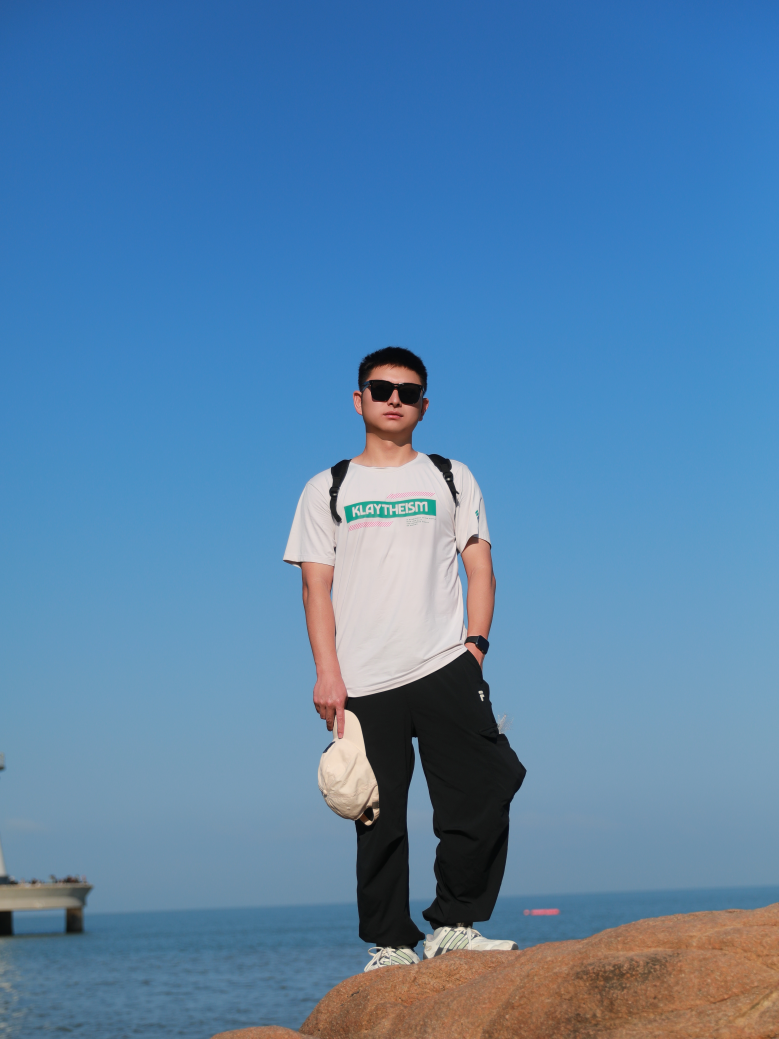
#> input picture photography/photos/YAOL8372_260215_185214.jpg, 3895 x 5194 px (shown at 1/5 size); its folder holds 3 pictures in this run; the run also reads 1 picture not shown here
$ python generate_photos.py
#> lines starting #> are read from the running program, lines starting #| are printed output that depends on the picture
"""
摄影作品索引脚本：从 EXIF 提取拍摄时间与地点，将照片重命名为「地点_时间」，并生成 photos.json。
依赖：pip install Pillow geopy
"""
import os
import re
import json
from datetime import datetime
from PIL import Image, ImageOps
from PIL.ExifTags import TAGS

# 配置
PHOTOS_DIR = 'photography/photos'
THUMBNAILS_DIR = 'photography/thumbnails'
OUTPUT_JSON = 'photography/photos.json'
EXTENSIONS = ('.jpg', '.jpeg', '.png', '.webp', '.gif')
# 缩略图最大宽度
THUMB_WIDTH = 800
# 文件名非法字符（Windows/通用）
INVALID_CHARS = r'[\\/:*?"<>|\s]+'
# 无地点时使用的名称（未提取到地理位置信息时的默认值）
UNKNOWN_PLACE = "中国"
# Nominatim 限速：约 1 次/秒
GEOCODE_DELAY = 1.1


def get_exif(path):
    """读取图片 EXIF，失败返回 None。"""
    try:
        with Image.open(path) as img:
#> img is the input picture: PIL image 3895x5194 RGB; mean R, G, B 86.8, 130.6, 170.5
            exif = img.getexif()
            return exif if exif else None
    except Exception:
        return None


def get_datetime_from_exif(exif):
    """从 EXIF 取拍摄时间，返回 datetime 或 None。"""
    if not exif:
        return None
    # 36867 = DateTimeOriginal, 36868 = DateTimeDigitized, 306 = DateTime
    for tag in (36867, 36868, 306):
        raw = exif.get(tag)
        if not raw:
            continue
        try:
            # 格式通常为 "2026:02:23 18:16:42"
            return datetime.strptime(str(raw).strip(), "%Y:%m:%d %H:%M:%S")
        except ValueError:
            continue
    return None


def dms_to_decimal(dms, ref):
    """将 EXIF 的度分秒元组转为十进制度数。"""
    if not dms or len(dms) != 3:
        return None
    try:
        d = float(dms[0][0]) / float(dms[0][1])
        m = float(dms[1][0]) / float(dms[1][1])
        s = float(dms[2][0]) / float(dms[2][1])
        dec = d + m / 60.0 + s / 3600.0
        if ref in ('S', 'W', 's', 'w') and dec > 0:
            dec = -dec
        return dec
    except (TypeError, ZeroDivisionError, IndexError):
        return None


def get_gps_from_exif(exif):
    """从 EXIF 取 GPS 经纬度，返回 (lat, lon) 或 None。"""
    if not exif:
        return None
    gps_tag = None
    for tag_id, name in TAGS.items():
        if name == "GPSInfo":
            gps_tag = tag_id
            break
    if gps_tag is None:
        return None
    gps_ifd = exif.get_ifd(gps_tag)
    if not gps_ifd:
        return None
    # 1=GPSLatitudeRef, 2=GPSLatitude, 3=GPSLongitudeRef, 4=GPSLongitude
    lat_ref = gps_ifd.get(1, 'N')
    lat_dms = gps_ifd.get(2)
    lon_ref = gps_ifd.get(3, 'E')
    lon_dms = gps_ifd.get(4)
    lat = dms_to_decimal(lat_dms, lat_ref)
    lon = dms_to_decimal(lon_dms, lon_ref)
    if lat is not None and lon is not None:
        return (round(lat, 6), round(lon, 6))
    return None


def reverse_geocode(lat, lon, cache):
    """逆地理编码：经纬度 -> 地点名称，使用缓存与限速。"""
    key = (lat, lon)
    if key in cache:
        return cache[key]
    try:
        from geopy.geocoders import Nominatim
        from geopy.extra.rate_limiter import RateLimiter
        geolocator = Nominatim(user_agent="hujianbest-photo-script")
        rlimiter = RateLimiter(geolocator.reverse, min_delay_seconds=GEOCODE_DELAY)
        location = rlimiter(f"{lat}, {lon}")
        if location and location.raw.get('address'):
            addr = location.raw['address']
            # 优先：城市/区/县/镇，其次国家
            name = (
                addr.get('city') or addr.get('town') or addr.get('village') or
                addr.get('county') or addr.get('state') or addr.get('country') or ""
            )
            if isinstance(name, dict):
                name = name.get('name', str(name))
            name = (name or UNKNOWN_PLACE).strip()
        else:
            name = UNKNOWN_PLACE
        cache[key] = name
        return name
    except Exception:
        cache[key] = UNKNOWN_PLACE
        return UNKNOWN_PLACE


def sanitize_filename(s):
    """去掉文件名非法字符，多个连续空白/下划线合并为一个下划线。"""
    s = re.sub(INVALID_CHARS, '_', s)
    s = re.sub(r'_+', '_', s).strip('_')
    return s or "photo"


def build_new_basename(path, exif, use_geocode, geocode_cache):
    """根据 EXIF 生成新文件名基础部分（无扩展名）：地点_YYMMDD_HHMMSS。"""
    dt = get_datetime_from_exif(exif)
    if dt is None:
        dt = datetime.fromtimestamp(os.path.getmtime(path))
    time_str = dt.strftime("%y%m%d_%H%M%S")
    place = UNKNOWN_PLACE
    gps = get_gps_from_exif(exif)
    if gps and use_geocode:
        place = reverse_geocode(gps[0], gps[1], geocode_cache)
    elif gps:
        place = f"{gps[0]:.4f}N_{gps[1]:.4f}E"
    place = sanitize_filename(place)
    return f"{place}_{time_str}", dt


def create_thumbnail(src_path, thumb_path):
    """生成缩略图。"""
    try:
        with Image.open(src_path) as img:
            # 自动处理 EXIF 旋转方向
            img = ImageOps.exif_transpose(img)
            # 保持比例缩小
            w, h = img.size
            if w > THUMB_WIDTH:
                ratio = THUMB_WIDTH / float(w)
                new_h = int(float(h) * ratio)
                img = img.resize((THUMB_WIDTH, new_h), Image.Resampling.LANCZOS)
            # 转换为 RGB 以支持保存为 JPEG (处理带有 Alpha 通道的图片)
            if img.mode in ("RGBA", "P"):
                img = img.convert("RGB")
            img.save(thumb_path, "JPEG", quality=85)
            return True
    except Exception as e:
        print(f"生成缩略图失败 {src_path}: {e}")
        return False


def main():
    if not os.path.exists(PHOTOS_DIR):
        print(f"错误: 目录 {PHOTOS_DIR} 不存在")
        return

    if not os.path.exists(THUMBNAILS_DIR):
        os.makedirs(THUMBNAILS_DIR)

    use_geocode = True
    try:
        from geopy.geocoders import Nominatim
    except ImportError:
        print("提示: 未安装 geopy，地点将使用坐标或「中国」。安装: pip install geopy")
        use_geocode = False

    geocode_cache = {}
    # 第一轮：收集 (原路径, 新文件名, 拍摄时间)
    renames = []
    seen_basenames = set()

    for filename in os.listdir(PHOTOS_DIR):
        if not filename.lower().endswith(EXTENSIONS):
            continue
        path = os.path.join(PHOTOS_DIR, filename)
        if not os.path.isfile(path):
            continue
        exif = get_exif(path)
        base_new, dt = build_new_basename(path, exif, use_geocode, geocode_cache)
#> base_new = '中国_260215_185214'
        ext = os.path.splitext(filename)[1].lower()
        new_name = base_new + ext
#> new_name = '中国_260215_185214.jpg'
        suffix = 0
        while new_name in seen_basenames:
            suffix += 1
            new_name = f"{base_new}_{suffix}{ext}"
#> this loop made 0 passes
#> after the loop, suffix = 0
        seen_basenames.add(new_name)
        renames.append((path, os.path.join(PHOTOS_DIR, new_name), new_name, dt))

    # 先重命名到临时名，再重命名到目标名，避免互相覆盖
    temp_list = []  # (old_path, temp_path, new_path, new_name, dt)
    for i, (old_path, new_path, new_name, dt) in enumerate(renames):
        if os.path.normpath(old_path) == os.path.normpath(new_path):
            temp_list.append((old_path, None, new_path, new_name, dt))
        else:
            temp_path = os.path.join(PHOTOS_DIR, f"__temp_{i}_{os.path.basename(old_path)}")
            temp_list.append((old_path, temp_path, new_path, new_name, dt))
#> this loop made 3 passes
#> (old_path, new_name) on passes 2 to 3: ('photography/photos/中国_260215_185214.jpg', '中国_260215_185214_1.jpg'), ('photography/photos/未知_260215_185214.jpg', '中国_260215_185214_2.jpg')
#> new_name on pass 1: '中国_260215_185214.jpg'
#> after the loop, temp_list = 3 items

    for old_p, temp_p, new_p, _, _ in temp_list:
        if temp_p is not None:
            os.rename(old_p, temp_p)
#> this loop made 3 passes
    for old_p, temp_p, new_p, _, _ in temp_list:
        if temp_p is not None:
            os.rename(temp_p, new_p)

    # 生成 photos.json 和缩略图
    photos = []
    for _, temp_p, new_path, new_name, dt in temp_list:
        thumb_name = os.path.splitext(new_name)[0] + ".jpg"
        thumb_path = os.path.join(THUMBNAILS_DIR, thumb_name)

        # 即使缩略图已存在也重新生成，以确保更新
        create_thumbnail(new_path, thumb_path)
#> in create_thumbnail, `img = img.resize((THUMB_WIDTH, new_h), Image.Resampling.LANCZOS)`:
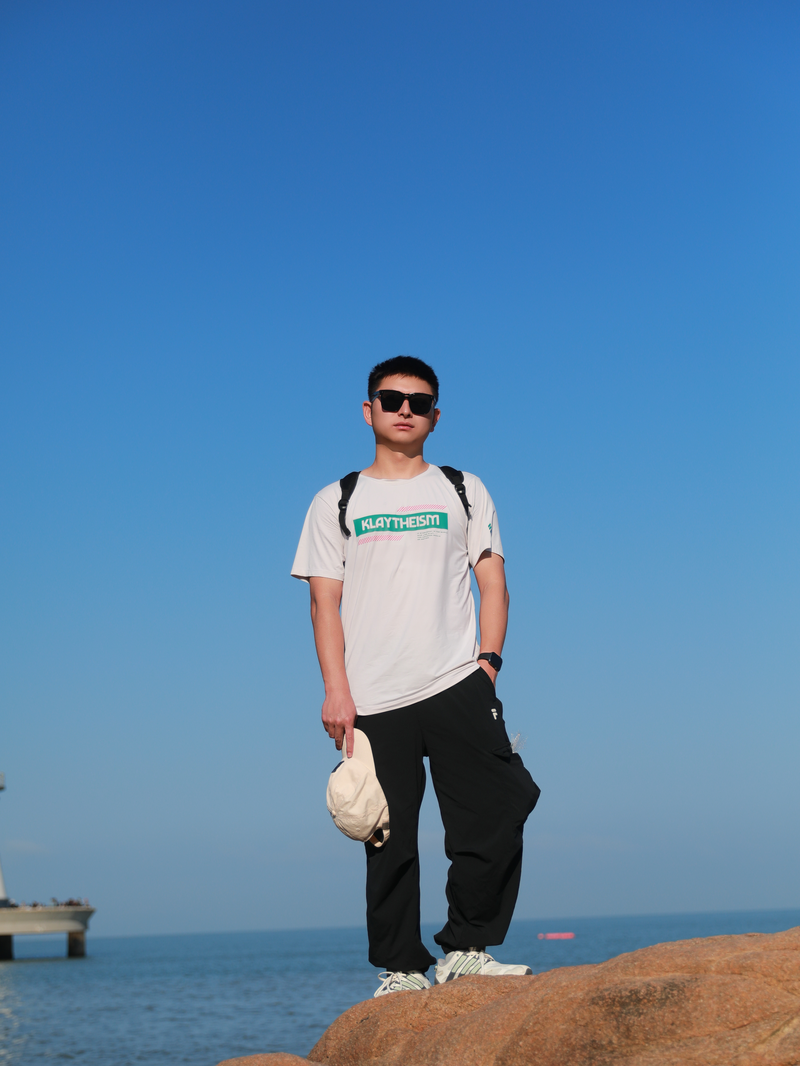
#> img: PIL image 800x1066 RGB; mean R, G, B 86.8, 130.6, 170.5

        photos.append({
            "filename": new_name,
            "thumbnail": thumb_name,
            "title": os.path.splitext(new_name)[0],
            "date": dt.strftime("%Y-%m-%d"),
        })
    photos.sort(key=lambda x: x["date"], reverse=True)
    with open(OUTPUT_JSON, 'w', encoding='utf-8') as f:
        json.dump(photos, f, ensure_ascii=False, indent=4)

    print(f"成功: 已重命名 {len(renames)} 张图片，生成缩略图并更新 {OUTPUT_JSON}")
#| 成功: 已重命名 3 张图片，生成缩略图并更新 photography/photos.json


if __name__ == "__main__":
    main()
